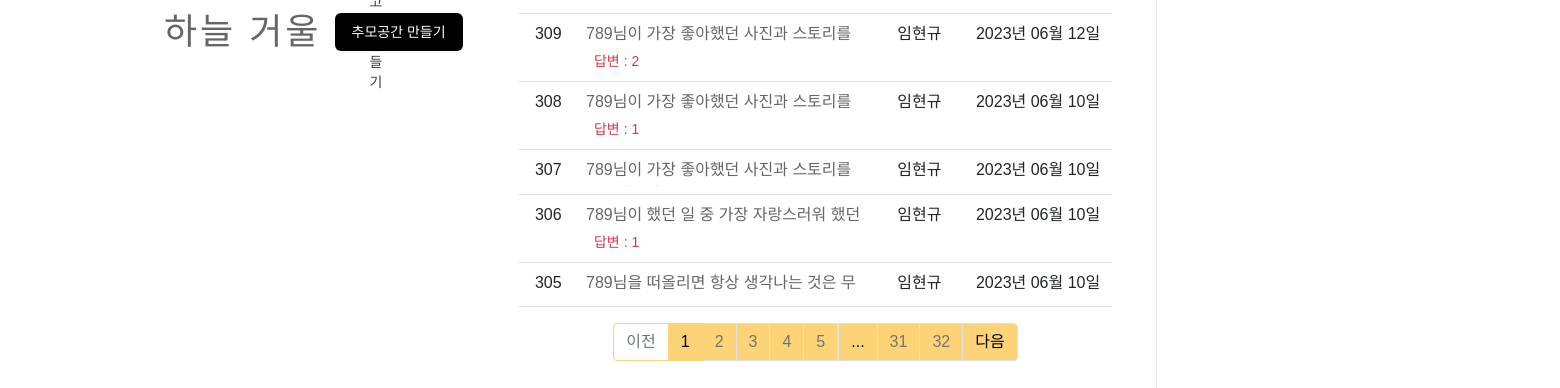
Page /question/list/ on the committed database.
### pybo/models.py (models this page shows)
class Question(db.Model):
    id = db.Column(db.Integer, primary_key=True)
    subject = db.Column(db.String(200), nullable=False)
    content = db.Column(db.Text(), nullable=False)
    name = db.Column(db.Text(), nullable=True)
    relation = db.Column(db.Text(), nullable=True)
    create_date = db.Column(db.DateTime(), nullable=False)
    user_id = db.Column(db.Integer, db.ForeignKey('user.id', ondelete='CASCADE'), nullable=False)
    user = db.relationship('User', backref=db.backref('question_set'))
    modify_date = db.Column(db.DateTime(), nullable=True)
    voter = db.relationship('User', secondary=question_voter, backref=db.backref('question_voter_set'))
    file_name = db.Column(db.Text(250), nullable=True)
    file_data = db.Column(db.LargeBinary, nullable=True)

class User(db.Model):
    id = db.Column(db.Integer, primary_key=True)
    username = db.Column(db.String(150), unique=True, nullable=False)
    password = db.Column(db.String(200), nullable=False)
    email = db.Column(db.String(120), unique=True, nullable=False)

### pybo/views/question_views.py (the view)
@bp.route('/list/')
def _list():
    chumos = Chumo.query.all()
    page = request.args.get('page', type=int, default=1)  # 페이지
    question_list = Question.query.order_by(Question.create_date.desc())
    question_list = question_list.paginate(page=page, per_page=10)
    return render_template('memorial1.html', question_list=question_list, chumos=chumos)

### pybo/filter.py (called while the page is built)
def format_datetime(value, fmt='%Y년 %m월 %d일'):
    return value.strftime(fmt)

### pybo/views/auth_views.py (called while the page is built)
@bp.before_app_request
def load_logged_in_user():
    user_id = session.get('user_id')
    if user_id is None:
        g.user = None
    else:
        g.user = User.query.get(user_id)

### pybo/templates/memorial1.html (shortened to what this page needs)
{% extends 'base1.html' %}
{% block content %}
                <div class="mt-6 sm:mt-2 2xl:mt-5">
                </div>
                <div class="mx-auto mt-6 mb-6 max-w-5xl px-4 sm:px-6 lg:px-8 tab-section" id="tab-section-1"
                    data-controller="lightbox">
                    <div class="mx-auto max-w-3xl lg:grid lg:max-w-5xl lg:grid-cols-3">
                        <div class="lg:col-span-2 lg:border-r lg:border-gray-200 lg:pr-8">
                            <div>
                                <div>
                                    <div class="mb-6 py-3 xl:pb-0 xl:py-0 xl:mt-0 sm:mt-0 sm:pt-0">
                                        <section aria-labelledby="activity-title"
                                            class="xl:mt-10">
                                            <div class="container my-3">
                                                <table class="table">
                                                    <tbody>
                                                        {% if question_list %}
                                                        {% for question in question_list.items %}
                                                        <tr class="text-center">
                                                            <td>{{ question_list.total - ((question_list.page-1) *
                                                                question_list.per_page) - loop.index0 }}</td>
                                                            <td class="text-start">
                                                                <a style="overflow: hidden;
                                                                text-overflow: ellipsis;
                                                                display: -webkit-box;
                                                                height: 1.7em; /* line-height 가 1.2em 이고 3라인을 자르기 때문에 height는 1.2em * 3 = 3.6em */"
                                                                    href="{{ url_for('question.detail', question_id=question.id) }}">{{
                                                                    question.subject }}</a>
                                                                {% if question.answer_set|length > 0 %}
                                                                <span class="text-danger small mx-2">답변 : {{
                                                                    question.answer_set|length }}</span>
                                                                {% endif %}
                                                            </td>
                                                            <td>{{ question.user.username }}</td>
                                                            <td>{{ question.create_date|datetime }}</td>
                                                        </tr>
                                                        {% endfor %}
                                                        {% else %}
                                                        <tr>
                                                            <td colspan="3">질문이 없습니다.</td>
                                                        </tr>
                                                        {% endif %}
                                                    </tbody>
                                                </table>
                                                <ul class="pagination justify-content-center">
                                                    {% if question_list.has_prev %}
                                                    <li class="page-item">
                                                        <a class="page-link" style="background-color: #FCD477 !important;
                                                        color: black !important;"
                                                            href="?page={{ question_list.prev_num }}">이전</a>
                                                    </li>
                                                    {% else %}
                                                    <li class="page-item disabled ">
                                                        <a class="page-link" style="border: 1px solid #FCD477 !important;" tabindex="-1" aria-disabled="true"
                                                            href="javascript:void(0)">이전</a>
                                                    </li>
                                                    {% endif %}
                                                    {% for page_num in question_list.iter_pages() %}
                                                    {% if page_num %}
                                                    {% if page_num != question_list.page %}
                                                    <li class="page-item">
                                                        <a class="page-link" style="background-color: #FCD477; color: rgb(115, 115, 115);" href="?page={{ page_num }}">{{ page_num
                                                            }}</a>
                                                    </li>
                                                    {% else %}
                                                    <li class="page-item active" aria-current="page">
                                                        <a class="page-link" style="background-color: #FCD477 !important;
                                                        color: black !important;
                                                        border: 1px solid #FCD477 !important;" href="javascript:void(0)">{{ page_num
                                                            }}</a>
                                                    </li>
                                                    {% endif %}
                                                    {% else %}
                                                    <li class="disabled">
                                                        <a class="page-link" style="background-color: #FCD477 !important;
                                                        color: black !important;" href="javascript:void(0)">...</a>
                                                    </li>
                                                    {% endif %}
                                                    {% endfor %}
                                                    {% if question_list.has_next %}
                                                    <li class="page-item">
                                                        <a class="page-link" style="background-color: #FCD477 !important;
                                                        color: black !important;"
                                                            href="?page={{ question_list.next_num }}">다음</a>
                                                    </li>
                                                    {% else %}
                                                    <li class="page-item disabled">
                                                        <a class="page-link" style="border: 1px solid #FCD477 !important;" tabindex="-1" aria-disabled="true"
                                                            href="javascript:void(0)">다음</a>
                                                    </li>
                                                    {% endif %}
                                                </ul>
                                            </div>
                                        </section>
                                    </div>
                                </div>
                            </div>
                        </div>
                        <aside class="hidden lg:block lg:pl-8 mb-5">
            </aside>
          </div>
        </div>
            </div>
    </div>
    </div>
</body>
{% endblock %}

### pybo/templates/base1.html (shortened to what this page needs)
<!doctype html>
<html lang="ko">
<head>
      <link rel="stylesheet" href="{{ url_for('static', filename='bootstrap.min.css') }}">
    <link rel="stylesheet" href="https://cdnjs.cloudflare.com/ajax/libs/cropperjs/1.5.12/cropper.min.css">
    <link rel="stylesheet" href="{{ url_for('static', filename='assets/css/tailwind.css')}}" data-turbo-track="reload" />
    <link rel="stylesheet" href="{{ url_for('static', filename='assets/css/application.css')}}" data-turbo-track="reload" />
    <link href="{{ url_for('static', filename='assets/vendor/bootstrap-icons/bootstrap-icons.css')}}" rel="stylesheet">
    <link href="{{ url_for('static', filename='assets/css/style.css')}}" rel="stylesheet">
</head>
<body>
{% include "nav1.html" %}
{% block content %}{% endblock %}

### pybo/templates/nav1.html (shortened to what this page needs)
<div class="mx-auto max-w-7xl">
    <nav data-controller="menu">
      <div class="mx-auto max-w-7xl px-4 sm:px-6 lg:px-8 bg-white">
        <div class="flex h-16 justify-between">
          <div class="flex">
            <div class="flex flex-shrink-0 items-center">
              <div id="logo">
                <h1><a href="{{ url_for('main.index') }}">하늘 거울</a></h1>
              </div>
            </div>
            <div class="hidden md:ml-6 md:flex md:items-center md:space-x-4">
              <a href="{{ url_for('question.send') }}" data-turbo="false" class="block px-4 py-2 text-sm text-gray-700">부고장 만들기</a>
            </div>
          </div>
          <div class="flex items-center">
            <div class="flex-shrink-0 md:block hidden">
              <a class="relative inline-flex btn-primary bg-black" href="{{ url_for('question.new') }}">
                <span class="text-white">추모공간 만들기</span>
              </a>
            </div>
            <div class="hidden md:ml-2 md:flex md:flex-shrink-0 md:items-center">
              <div class="relative ml-3 me-3 d-flex flex-row-reverse">

### pybo/static/assets/css/application.css (style rules this page uses)
h1, h2, h3, h4, h5, h6 { font-family: "Montserrat", sans-serif; }
#logo h1 { font-size: 36px; padding: 0; margin: 0; display: inline-block; font-family: "Montserrat", sans-serif; font-weight: 300; letter-spacing: 3px; text-transform: uppercase; }
h1, h2, h3, h4, h5, h6, em { font-family: MaruBuri-Regular, Cafe24Oneprettynight, arial, sans-serif !important; }
div { font-family: MaruBuri-Regular, Cafe24Oneprettynight, arial, sans-serif !important; }
button, a, span, label, input, select, .alert { font-family: MaruBuri-Regular, Cafe24Oneprettynight, arial, sans-serif !important; }

### pybo/static/assets/css/style.css (style rules this page uses)
body { background: #fff; color: #666666; font-family: "Open Sans", sans-serif; overflow-x: hidden; }
a { color: #666; text-decoration: none; transition: 0.5s; }
h1, h2, h3, h4, h5, h6 { font-family: "Montserrat", sans-serif; font-weight: 400; margin: 0 0 20px 0; padding: 0; }
section { overflow: hidden; }

### rows in the picture
Question: total "309", subject "789님이 가장 좋아했던 사진과 스토리를…", answer_set|length "2", user.username "임현규", create_date "2023년 06월 12일"
Question: total "308", subject "789님이 가장 좋아했던 사진과 스토리를…", answer_set|length "1", user.username "임현규", create_date "2023년 06월 10일"
Question: total "307", subject "789님이 가장 좋아했던 사진과 스토리를…", user.username "임현규", create_date "2023년 06월 10일"
Question: total "306", subject "789님이 했던 일 중 가장 자랑스러워 했던…", answer_set|length "1", user.username "임현규", create_date "2023년 06월 10일"
Question: total "305", subject "789님을 떠올리면 항상 생각나는 것은…", user.username "임현규", create_date "2023년 06월 10일"

### other values in the picture
{{ page_num }} "1"
{{ page_num }} "2" "3" "4" "5" "31" "32"
